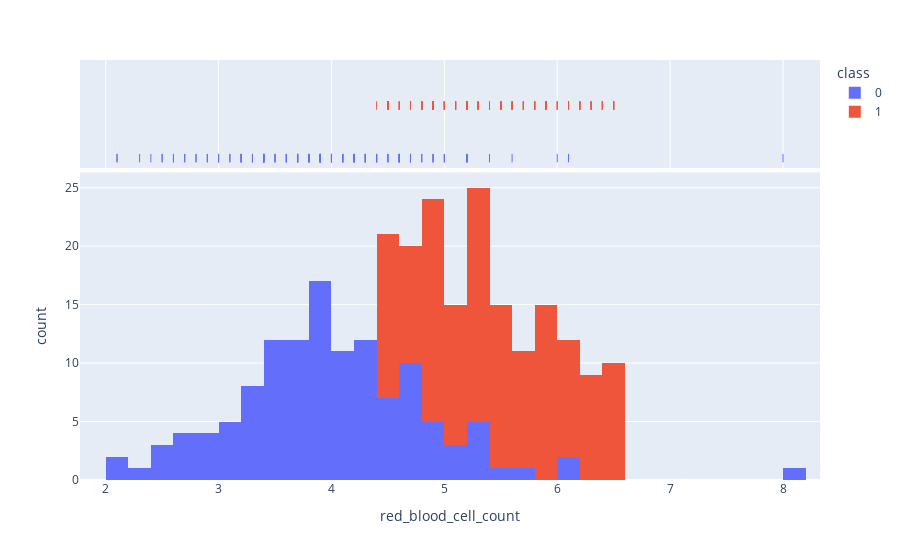

Here is the notebook cell this chart was saved with:
### Code cell
kde('red_blood_cell_count')

### Figure 1 — Plotly figure (JSON) as saved in the notebook; plotly's stock layout.template omitted (floating-point values rounded to 4 significant figures; data arrays with more than 128 entries replaced by an {"elided": "..."} marker saying what was removed)
{"data": [{"alignmentgroup": "True", "bingroup": "x", "hovertemplate": "class=0<br>red_blood_cell_count=%{x}<br>count=%{y}<extra></extra>", "legendgroup": "0", "marker": {"color": "#636efa", "pattern": {"shape": ""}}, "name": "0", "offsetgroup": "0", "orientation": "v", "showlegend": true, "type": "histogram", "x": {"elided": "250 float values"}, "xaxis": "x", "yaxis": "y"}, {"alignmentgroup": "True", "boxpoints": "all", "customdata": {"elided": "250x24 mixed values"}, "fillcolor": "rgba(255,255,255,0)", "hoveron": "points", "hovertemplate": "class=%{customdata[23]}<br>red_blood_cell_count=%{x}<br>age=%{customdata[0]}<br>blood_pressure=%{customdata[1]}<br>specific_gravity=%{customdata[2]}<br>albumin=%{customdata[3]}<br>sugar=%{customdata[4]}<br>red_blood_cells=%{customdata[5]}<br>pus_cell=%{customdata[6]}<br>pus_cell_clumps=%{customdata[7]}<br>bacteria=%{customdata[8]}<br>blood_glucose_random=%{customdata[9]}<br>blood_urea=%{customdata[10]}<br>serum_creatinine=%{customdata[11]}<br>sodium=%{customdata[12]}<br>potassium=%{customdata[13]}<br>haemoglobin=%{customdata[14]}<br>packed_cell_volume=%{customdata[15]}<br>white_blood_cell_count=%{customdata[16]}<br>hypertension=%{customdata[17]}<br>diabetes_mellitus=%{customdata[18]}<br>coronary_artery_disease=%{customdata[19]}<br>appetite=%{customdata[20]}<br>peda_edema=%{customdata[21]}<br>aanemia=%{customdata[22]}<extra></extra>", "jitter": 0, "legendgroup": "0", "line": {"color": "rgba(255,255,255,0)"}, "marker": {"color": "#636efa", "symbol": "line-ns-open"}, "name": "0", "offsetgroup": "0", "showlegend": false, "type": "box", "x": {"elided": "250 float values"}, "xaxis": "x2", "yaxis": "y2"}, {"alignmentgroup": "True", "bingroup": "x", "hovertemplate": "class=1<br>red_blood_cell_count=%{x}<br>count=%{y}<extra></extra>", "legendgroup": "1", "marker": {"color": "#EF553B", "pattern": {"shape": ""}}, "name": "1", "offsetgroup": "1", "orientation": "v", "showlegend": true, "type": "histogram", "x": {"elided": "150 float values"}, "xaxis": "x", "yaxis": "y"}, {"alignmentgroup": "True", "boxpoints": "all", "customdata": {"elided": "150x24 mixed values"}, "fillcolor": "rgba(255,255,255,0)", "hoveron": "points", "hovertemplate": "class=%{customdata[23]}<br>red_blood_cell_count=%{x}<br>age=%{customdata[0]}<br>blood_pressure=%{customdata[1]}<br>specific_gravity=%{customdata[2]}<br>albumin=%{customdata[3]}<br>sugar=%{customdata[4]}<br>red_blood_cells=%{customdata[5]}<br>pus_cell=%{customdata[6]}<br>pus_cell_clumps=%{customdata[7]}<br>bacteria=%{customdata[8]}<br>blood_glucose_random=%{customdata[9]}<br>blood_urea=%{customdata[10]}<br>serum_creatinine=%{customdata[11]}<br>sodium=%{customdata[12]}<br>potassium=%{customdata[13]}<br>haemoglobin=%{customdata[14]}<br>packed_cell_volume=%{customdata[15]}<br>white_blood_cell_count=%{customdata[16]}<br>hypertension=%{customdata[17]}<br>diabetes_mellitus=%{customdata[18]}<br>coronary_artery_disease=%{customdata[19]}<br>appetite=%{customdata[20]}<br>peda_edema=%{customdata[21]}<br>aanemia=%{customdata[22]}<extra></extra>", "jitter": 0, "legendgroup": "1", "line": {"color": "rgba(255,255,255,0)"}, "marker": {"color": "#EF553B", "symbol": "line-ns-open"}, "name": "1", "offsetgroup": "1", "showlegend": false, "type": "box", "x": {"elided": "150 float values"}, "xaxis": "x2", "yaxis": "y2"}], "layout": {"barmode": "relative", "legend": {"title": {"text": "class"}, "tracegroupgap": 0}, "margin": {"t": 60}, "xaxis": {"anchor": "y", "domain": [0, 1], "title": {"text": "red_blood_cell_count"}}, "xaxis2": {"anchor": "y2", "domain": [0, 1], "matches": "x", "showgrid": true, "showticklabels": false}, "yaxis": {"anchor": "x", "domain": [0, 0.7326], "title": {"text": "count"}}, "yaxis2": {"anchor": "x2", "domain": [0.7426, 1], "matches": "y2", "showgrid": false, "showline": false, "showticklabels": false, "ticks": ""}}}
